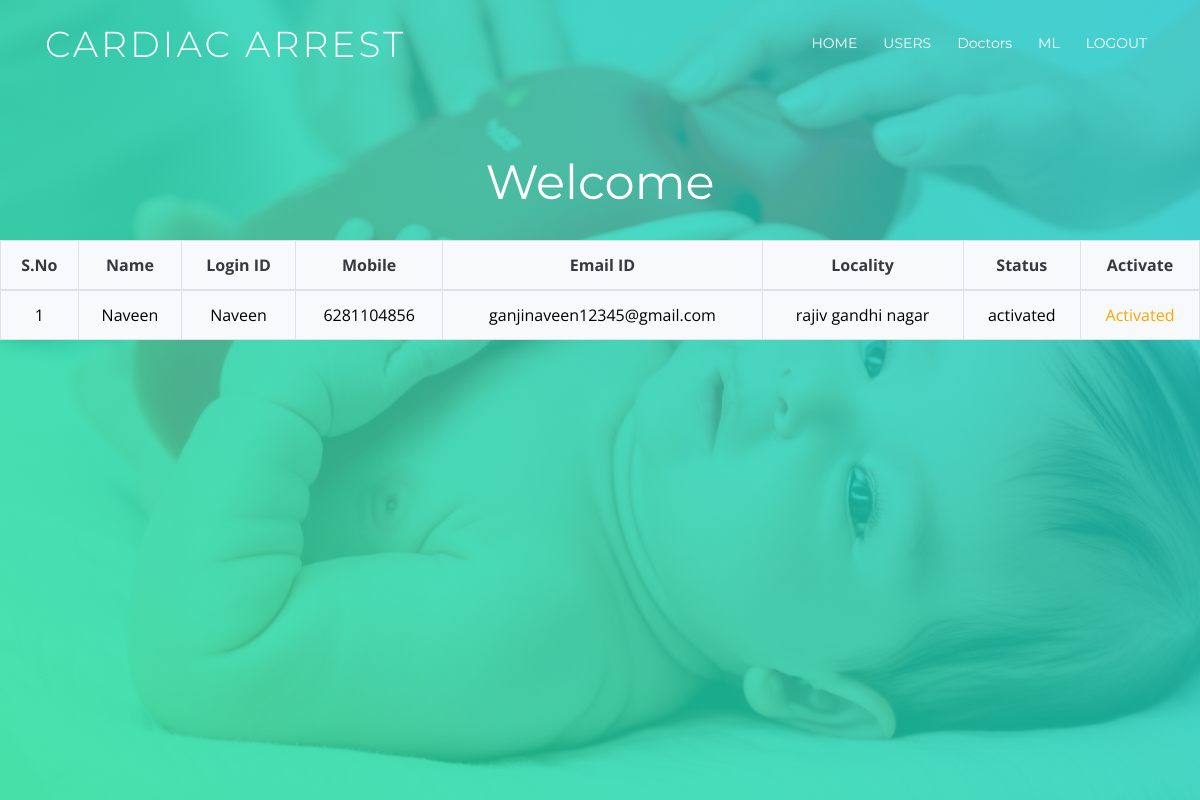
Page /RegisterUsersView/ on the committed database.
### users/models.py (models this page shows, shortened)
class UserRegistrationModel(models.Model):
    name = models.CharField(max_length=100)
    loginid = models.CharField(unique=True,max_length=100)
    password = models.CharField(max_length=100)
    mobile = models.CharField(max_length=100)
    email = models.CharField(max_length=100)
    locality = models.CharField(max_length=100)
    address = models.CharField(max_length=1000)
    city = models.CharField(max_length=100)
    state = models.CharField(max_length=100)
    status  = models.CharField(max_length=100)
    class Meta:
        db_table='Users'

### admins/views.py (the view)
# urls.py: path('RegisterUsersView/', admins.RegisterUsersView, name='RegisterUsersView'),
def RegisterUsersView(request):
    data = UserRegistrationModel.objects.all()
    return render(request, 'admins/ViewRegisterUsers.html', {'data': data})

### assets/templates/admins/ViewRegisterUsers.html
{% extends 'Adminbase.html'%}
{%block contents%}
 <section id="intro">
    <div class="intro-text">
      <p><h2>Welcome</h2></p>
      <table class="table table-bordered bg-light text-dark">
    <thead>
      <tr>
        <th>S.No</th>
        <th>Name</th>
        <th>Login ID</th>
        <th>Mobile</th>
        <th>Email ID</th>
        <th>Locality</th>
        <th>Status</th>
        <th>Activate</th>
      </tr>
    </thead>
    <tbody>
    {% for i in data %}
                                            <tr style="color: Black">
                                                <td>{{forloop.counter}}</td>
                                                <td>{{i.name}}</td>
                                                <td>{{i.loginid}}</td>
                                                <td>{{i.mobile}}</td>
                                                <td>{{i.email}}</td>
                                                <td>{{i.locality}}</td>
                                                <td>{{i.status}}</td>
                                                {% if i.status == 'waiting' %}
                                                <td><a class="btn-link" href="/ActivaUsers/?uid={{ i.id }}"
                                                       style="color:DARKBLUE">Activate</a></td>
                                                {% else %}
                                                <td style="color:orange"> Activated</td>
                                                {% endif %}
                                            </tr>
                                            {% endfor %}
    </tbody>
  </table>
    </div>
  </section>
{%endblock%}

### assets/static/css/style.css (style rules this page uses)
body { background: #fff; color: #666666; font-family: "Open Sans", sans-serif; overflow-x: hidden; }
p { padding: 0; margin: 0 0 30px 0; }
h1, h2, h3, h4, h5, h6 { font-family: "Montserrat", sans-serif; font-weight: 400; margin: 0 0 20px 0; padding: 0; }
#intro { width: 100%; height: 100vh; background: linear-gradient(45deg, rgba(29, 224, 153, 0.8), rgba(29, 200, 205, 0.8)), url("../img/intro-bg.jpg") center top no-repeat; background-size: cover; position: relative; }
@media (min-width: 1024px) { #intro { background-attachment: fixed; } }
#intro .intro-text { position: absolute; left: 0; top: 60px; right: 0; height: calc(50% - 60px); display: flex; align-items: center; justify-content: center; text-align: center; flex-direction: column; }
#intro h2 { margin: 30px 0 10px 0; padding: 0 15px; font-size: 48px; font-weight: 400; line-height: 56px; color: #fff; }
#intro p { color: #fff; margin-bottom: 20px; padding: 0 15px; font-size: 24px; }

### rows in the picture
UserRegistrationModel: name "Naveen", loginid "Naveen", mobile "6281104856", email "ganjinaveen12345@gmail.com", locality "rajiv gandhi nagar", status "activated", shows "Activated"
